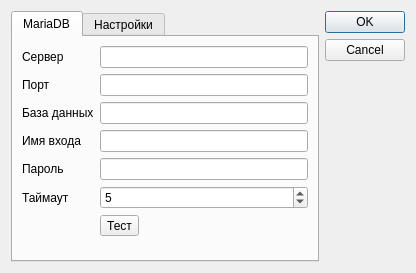
<?xml version="1.0" encoding="UTF-8"?>
<ui version="4.0">
 <class>SettingsDlg</class>
 <widget class="QDialog" name="SettingsDlg">
  <property name="geometry">
   <rect>
    <x>0</x>
    <y>0</y>
    <width>416</width>
    <height>273</height>
   </rect>
  </property>
  <property name="windowTitle">
   <string>Установки</string>
  </property>
  <property name="windowIcon">
   <iconset resource="../res.qrc">
    <normaloff>:/images/tb/settings.png</normaloff>:/images/tb/settings.png</iconset>
  </property>
  <layout class="QHBoxLayout" name="horizontalLayout">
   <item>
    <widget class="QTabWidget" name="tabWidget">
     <property name="currentIndex">
      <number>0</number>
     </property>
     <widget class="QWidget" name="tabDatabase">
      <attribute name="icon">
       <iconset resource="../res.qrc">
        <normaloff>:/images/database.png</normaloff>:/images/database.png</iconset>
      </attribute>
      <attribute name="title">
       <string>MariaDB</string>
      </attribute>
      <layout class="QGridLayout" name="gridLayout">
       <item row="3" column="1">
        <widget class="QLineEdit" name="databaseName"/>
       </item>
       <item row="3" column="0">
        <widget class="QLabel" name="label3">
         <property name="text">
          <string>База данных</string>
         </property>
        </widget>
       </item>
       <item row="4" column="1">
        <widget class="QLineEdit" name="userName"/>
       </item>
       <item row="1" column="0">
        <widget class="QLabel" name="label">
         <property name="text">
          <string>Сервер</string>
         </property>
        </widget>
       </item>
       <item row="7" column="1">
        <widget class="QToolButton" name="testButton">
         <property name="text">
          <string>Тест</string>
         </property>
         <property name="icon">
          <iconset resource="../res.qrc">
           <normaloff>:/images/check.png</normaloff>:/images/check.png</iconset>
         </property>
         <property name="checkable">
          <bool>false</bool>
         </property>
         <property name="toolButtonStyle">
          <enum>Qt::ToolButtonStyle::ToolButtonTextBesideIcon</enum>
         </property>
        </widget>
       </item>
       <item row="2" column="0">
        <widget class="QLabel" name="label2">
         <property name="text">
          <string>Порт</string>
         </property>
        </widget>
       </item>
       <item row="5" column="0">
        <widget class="QLabel" name="label5">
         <property name="text">
          <string>Пароль</string>
         </property>
        </widget>
       </item>
       <item row="4" column="0">
        <widget class="QLabel" name="label4">
         <property name="text">
          <string>Имя входа</string>
         </property>
        </widget>
       </item>
       <item row="2" column="1">
        <widget class="QLineEdit" name="hostPort"/>
       </item>
       <item row="1" column="1">
        <widget class="QLineEdit" name="hostName"/>
       </item>
       <item row="8" column="0">
        <spacer name="verticalSpacer">
         <property name="orientation">
          <enum>Qt::Orientation::Vertical</enum>
         </property>
         <property name="sizeHint" stdset="0">
          <size>
           <width>20</width>
           <height>40</height>
          </size>
         </property>
        </spacer>
       </item>
       <item row="5" column="1">
        <widget class="QLineEdit" name="password"/>
       </item>
       <item row="6" column="0">
        <widget class="QLabel" name="label_4">
         <property name="text">
          <string>Таймаут</string>
         </property>
        </widget>
       </item>
       <item row="6" column="1">
        <widget class="QSpinBox" name="timeout">
         <property name="minimum">
          <number>1</number>
         </property>
         <property name="maximum">
          <number>10</number>
         </property>
         <property name="value">
          <number>5</number>
         </property>
        </widget>
       </item>
      </layout>
     </widget>
     <widget class="QWidget" name="tabOptions">
      <attribute name="icon">
       <iconset resource="../res.qrc">
        <normaloff>:/images/general.png</normaloff>:/images/general.png</iconset>
      </attribute>
      <attribute name="title">
       <string>Настройки</string>
      </attribute>
      <layout class="QGridLayout" name="gridLayout_2">
       <item row="0" column="0">
        <widget class="QLabel" name="label_2">
         <property name="text">
          <string>Схема</string>
         </property>
        </widget>
       </item>
       <item row="0" column="1">
        <widget class="QComboBox" name="colorScheme"/>
       </item>
       <item row="1" column="0">
        <widget class="QLabel" name="label_3">
         <property name="text">
          <string>TextLabel</string>
         </property>
        </widget>
       </item>
       <item row="1" column="1">
        <widget class="QLineEdit" name="lineEdit"/>
       </item>
       <item row="2" column="0">
        <spacer name="verticalSpacer_2">
         <property name="orientation">
          <enum>Qt::Orientation::Vertical</enum>
         </property>
         <property name="sizeHint" stdset="0">
          <size>
           <width>20</width>
           <height>40</height>
          </size>
         </property>
        </spacer>
       </item>
      </layout>
     </widget>
    </widget>
   </item>
   <item>
    <widget class="QDialogButtonBox" name="buttonBox">
     <property name="orientation">
      <enum>Qt::Orientation::Vertical</enum>
     </property>
     <property name="standardButtons">
      <set>QDialogButtonBox::StandardButton::Cancel|QDialogButtonBox::StandardButton::Ok</set>
     </property>
    </widget>
   </item>
  </layout>
 </widget>
 <resources>
  <include location="../res.qrc"/>
 </resources>
 <connections>
  <connection>
   <sender>buttonBox</sender>
   <signal>accepted()</signal>
   <receiver>SettingsDlg</receiver>
   <slot>accept()</slot>
   <hints>
    <hint type="sourcelabel">
     <x>248</x>
     <y>254</y>
    </hint>
    <hint type="destinationlabel">
     <x>157</x>
     <y>274</y>
    </hint>
   </hints>
  </connection>
  <connection>
   <sender>buttonBox</sender>
   <signal>rejected()</signal>
   <receiver>SettingsDlg</receiver>
   <slot>reject()</slot>
   <hints>
    <hint type="sourcelabel">
     <x>316</x>
     <y>260</y>
    </hint>
    <hint type="destinationlabel">
     <x>286</x>
     <y>274</y>
    </hint>
   </hints>
  </connection>
 </connections>
</ui>
